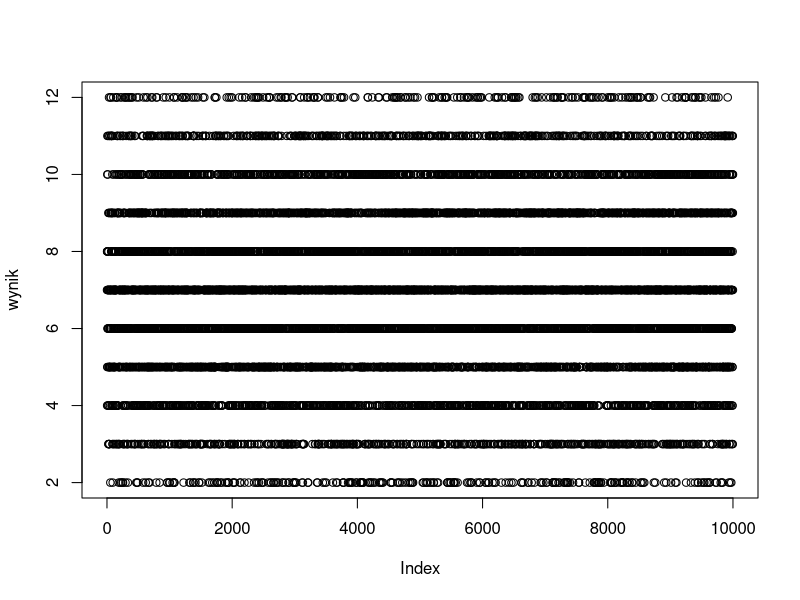
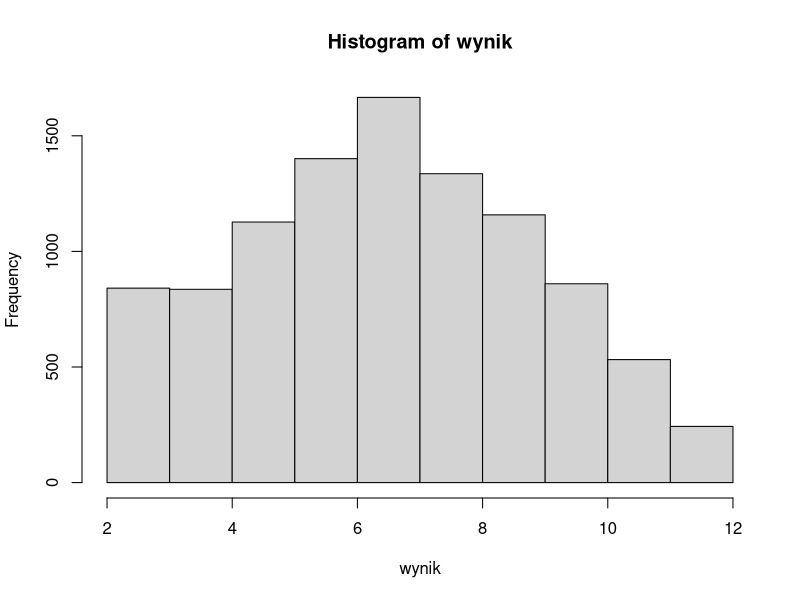
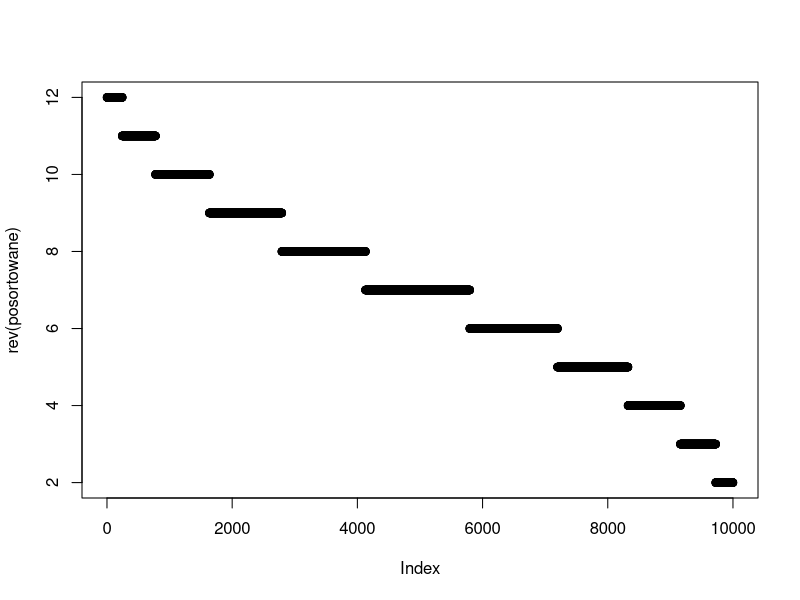

Source code (R) for these figures, in order:
kostka1 <- sample(1:6, 10000, replace = TRUE)
kostka2 <- sample(1:6, 10000, replace = TRUE)

wynik <- kostka1 + kostka2

min(wynik)
max(wynik)

range(wynik)
c(min(wynik, max(wynik)))
mean(wynik)
median(wynik)
sd(wynik); var(wynik); sqrt(var(wynik))
quantile(wynik)

plot(wynik)
hist(wynik, 11)
summary(wynik)

any(wynik>10)
all(wynik>2)
wynik>10
posortowane<-sort(wynik)
is.unsorted(sort(wynik))
plot(rev(posortowane))
order(wynik)
wynik[order(wynik)]